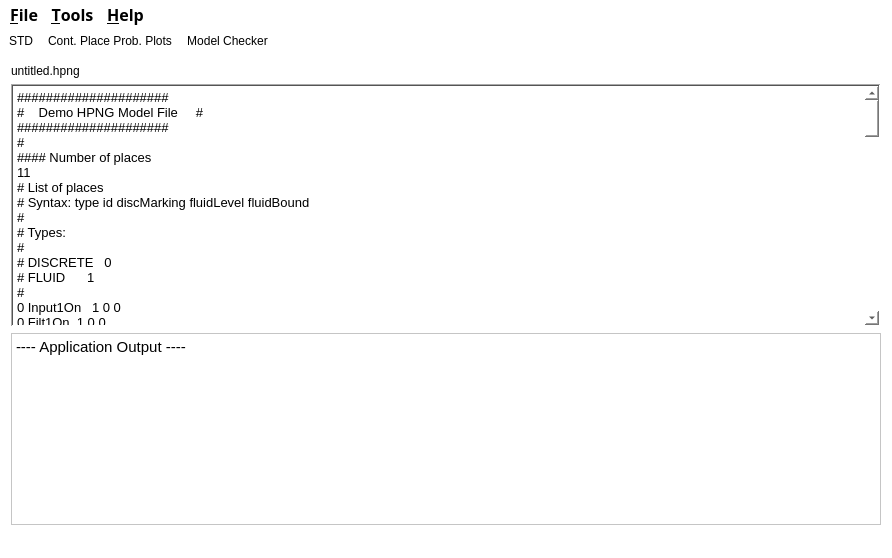
<?xml version="1.0" encoding="UTF-8"?>
<ui version="4.0">
 <class>GUIController</class>
 <widget class="QMainWindow" name="GUIController">
  <property name="windowModality">
   <enum>Qt::WindowModal</enum>
  </property>
  <property name="enabled">
   <bool>true</bool>
  </property>
  <property name="geometry">
   <rect>
    <x>0</x>
    <y>0</y>
    <width>892</width>
    <height>558</height>
   </rect>
  </property>
  <property name="font">
   <font>
    <family>Ubuntu Mono</family>
    <weight>50</weight>
    <italic>false</italic>
    <bold>false</bold>
   </font>
  </property>
  <property name="windowTitle">
   <string>FST</string>
  </property>
  <property name="windowIcon">
   <iconset resource="GUIResources.qrc">
    <normaloff>:/resources/resources/logo.png</normaloff>:/resources/resources/logo.png</iconset>
  </property>
  <property name="autoFillBackground">
   <bool>false</bool>
  </property>
  <property name="styleSheet">
   <string notr="true">background-color: rgb(255, 255, 255);
border-top-color: rgb(217, 217, 217);
selection-color: rgb(161, 161, 161);
border-color: rgb(231, 231, 231);</string>
  </property>
  <property name="dockOptions">
   <set>QMainWindow::AllowTabbedDocks|QMainWindow::AnimatedDocks</set>
  </property>
  <property name="unifiedTitleAndToolBarOnMac">
   <bool>true</bool>
  </property>
  <widget class="QWidget" name="centralWidget">
   <layout class="QGridLayout" name="gridLayout">
    <item row="1" column="0">
     <widget class="QTextEdit" name="modelEditor">
      <property name="sizePolicy">
       <sizepolicy hsizetype="Expanding" vsizetype="Expanding">
        <horstretch>0</horstretch>
        <verstretch>1</verstretch>
       </sizepolicy>
      </property>
      <property name="font">
       <font>
        <family>Ubuntu</family>
        <pointsize>10</pointsize>
        <weight>50</weight>
        <italic>false</italic>
        <bold>false</bold>
       </font>
      </property>
      <property name="frameShape">
       <enum>QFrame::WinPanel</enum>
      </property>
      <property name="frameShadow">
       <enum>QFrame::Sunken</enum>
      </property>
      <property name="lineWidth">
       <number>1</number>
      </property>
      <property name="html">
       <string>&lt;!DOCTYPE HTML PUBLIC &quot;-//W3C//DTD HTML 4.0//EN&quot; &quot;http://www.w3.org/TR/REC-html40/strict.dtd&quot;&gt;
&lt;html&gt;&lt;head&gt;&lt;meta name=&quot;qrichtext&quot; content=&quot;1&quot; /&gt;&lt;style type=&quot;text/css&quot;&gt;
p, li { white-space: pre-wrap; }
&lt;/style&gt;&lt;/head&gt;&lt;body style=&quot; font-family:'Ubuntu'; font-size:10pt; font-weight:400; font-style:normal;&quot;&gt;
&lt;p style=&quot; margin-top:0px; margin-bottom:0px; margin-left:0px; margin-right:0px; -qt-block-indent:0; text-indent:0px;&quot;&gt;#####################&lt;/p&gt;
&lt;p style=&quot; margin-top:0px; margin-bottom:0px; margin-left:0px; margin-right:0px; -qt-block-indent:0; text-indent:0px;&quot;&gt;#    Demo HPNG Model File     #&lt;/p&gt;
&lt;p style=&quot; margin-top:0px; margin-bottom:0px; margin-left:0px; margin-right:0px; -qt-block-indent:0; text-indent:0px;&quot;&gt;#####################&lt;/p&gt;
&lt;p style=&quot; margin-top:0px; margin-bottom:0px; margin-left:0px; margin-right:0px; -qt-block-indent:0; text-indent:0px;&quot;&gt;#&lt;/p&gt;
&lt;p style=&quot; margin-top:0px; margin-bottom:0px; margin-left:0px; margin-right:0px; -qt-block-indent:0; text-indent:0px;&quot;&gt;#### Number of places&lt;/p&gt;
&lt;p style=&quot; margin-top:0px; margin-bottom:0px; margin-left:0px; margin-right:0px; -qt-block-indent:0; text-indent:0px;&quot;&gt;11&lt;/p&gt;
&lt;p style=&quot; margin-top:0px; margin-bottom:0px; margin-left:0px; margin-right:0px; -qt-block-indent:0; text-indent:0px;&quot;&gt;# List of places&lt;/p&gt;
&lt;p style=&quot; margin-top:0px; margin-bottom:0px; margin-left:0px; margin-right:0px; -qt-block-indent:0; text-indent:0px;&quot;&gt;# Syntax: type id discMarking fluidLevel fluidBound&lt;/p&gt;
&lt;p style=&quot; margin-top:0px; margin-bottom:0px; margin-left:0px; margin-right:0px; -qt-block-indent:0; text-indent:0px;&quot;&gt;#&lt;/p&gt;
&lt;p style=&quot; margin-top:0px; margin-bottom:0px; margin-left:0px; margin-right:0px; -qt-block-indent:0; text-indent:0px;&quot;&gt;# Types:&lt;/p&gt;
&lt;p style=&quot; margin-top:0px; margin-bottom:0px; margin-left:0px; margin-right:0px; -qt-block-indent:0; text-indent:0px;&quot;&gt;#&lt;/p&gt;
&lt;p style=&quot; margin-top:0px; margin-bottom:0px; margin-left:0px; margin-right:0px; -qt-block-indent:0; text-indent:0px;&quot;&gt;# DISCRETE   0&lt;/p&gt;
&lt;p style=&quot; margin-top:0px; margin-bottom:0px; margin-left:0px; margin-right:0px; -qt-block-indent:0; text-indent:0px;&quot;&gt;# FLUID      1&lt;/p&gt;
&lt;p style=&quot; margin-top:0px; margin-bottom:0px; margin-left:0px; margin-right:0px; -qt-block-indent:0; text-indent:0px;&quot;&gt;#&lt;/p&gt;
&lt;p style=&quot; margin-top:0px; margin-bottom:0px; margin-left:0px; margin-right:0px; -qt-block-indent:0; text-indent:0px;&quot;&gt;0 Input1On   1 0 0&lt;/p&gt;
&lt;p style=&quot; margin-top:0px; margin-bottom:0px; margin-left:0px; margin-right:0px; -qt-block-indent:0; text-indent:0px;&quot;&gt;0 Filt1On  1 0 0&lt;/p&gt;
&lt;p style=&quot; margin-top:0px; margin-bottom:0px; margin-left:0px; margin-right:0px; -qt-block-indent:0; text-indent:0px;&quot;&gt;0 Stor1On  1 0 0&lt;/p&gt;
&lt;p style=&quot; margin-top:0px; margin-bottom:0px; margin-left:0px; margin-right:0px; -qt-block-indent:0; text-indent:0px;&quot;&gt;0 Off      0 0 0 &lt;/p&gt;
&lt;p style=&quot; margin-top:0px; margin-bottom:0px; margin-left:0px; margin-right:0px; -qt-block-indent:0; text-indent:0px;&quot;&gt;0 time21to6   1 0 0&lt;/p&gt;
&lt;p style=&quot; margin-top:0px; margin-bottom:0px; margin-left:0px; margin-right:0px; -qt-block-indent:0; text-indent:0px;&quot;&gt;0 time6to21   0 0 0&lt;/p&gt;
&lt;p style=&quot; margin-top:0px; margin-bottom:0px; margin-left:0px; margin-right:0px; -qt-block-indent:0; text-indent:0px;&quot;&gt;1 soft1      0 20 20&lt;/p&gt;
&lt;p style=&quot; margin-top:0px; margin-bottom:0px; margin-left:0px; margin-right:0px; -qt-block-indent:0; text-indent:0px;&quot;&gt;1 filt1      0 0 2&lt;/p&gt;
&lt;p style=&quot; margin-top:0px; margin-bottom:0px; margin-left:0px; margin-right:0px; -qt-block-indent:0; text-indent:0px;&quot;&gt;1 filt2      0 0 2&lt;/p&gt;
&lt;p style=&quot; margin-top:0px; margin-bottom:0px; margin-left:0px; margin-right:0px; -qt-block-indent:0; text-indent:0px;&quot;&gt;1 stor2      0 8 8&lt;/p&gt;
&lt;p style=&quot; margin-top:0px; margin-bottom:0px; margin-left:0px; margin-right:0px; -qt-block-indent:0; text-indent:0px;&quot;&gt;0 failonce   1 0 0&lt;/p&gt;
&lt;p style=&quot; margin-top:0px; margin-bottom:0px; margin-left:0px; margin-right:0px; -qt-block-indent:0; text-indent:0px;&quot;&gt;#&lt;/p&gt;
&lt;p style=&quot; margin-top:0px; margin-bottom:0px; margin-left:0px; margin-right:0px; -qt-block-indent:0; text-indent:0px;&quot;&gt;#### Number of transitions&lt;/p&gt;
&lt;p style=&quot; margin-top:0px; margin-bottom:0px; margin-left:0px; margin-right:0px; -qt-block-indent:0; text-indent:0px;&quot;&gt;10&lt;/p&gt;
&lt;p style=&quot; margin-top:0px; margin-bottom:0px; margin-left:0px; margin-right:0px; -qt-block-indent:0; text-indent:0px;&quot;&gt;#&lt;/p&gt;
&lt;p style=&quot; margin-top:0px; margin-bottom:0px; margin-left:0px; margin-right:0px; -qt-block-indent:0; text-indent:0px;&quot;&gt;# List of transitions&lt;/p&gt;
&lt;p style=&quot; margin-top:0px; margin-bottom:0px; margin-left:0px; margin-right:0px; -qt-block-indent:0; text-indent:0px;&quot;&gt;# Syntax: type id discFiringTime weight priority fluidFlowRate genFireRate(EXP)&lt;/p&gt;
&lt;p style=&quot; margin-top:0px; margin-bottom:0px; margin-left:0px; margin-right:0px; -qt-block-indent:0; text-indent:0px;&quot;&gt;#&lt;/p&gt;
&lt;p style=&quot; margin-top:0px; margin-bottom:0px; margin-left:0px; margin-right:0px; -qt-block-indent:0; text-indent:0px;&quot;&gt;# Types:&lt;/p&gt;
&lt;p style=&quot; margin-top:0px; margin-bottom:0px; margin-left:0px; margin-right:0px; -qt-block-indent:0; text-indent:0px;&quot;&gt;#&lt;/p&gt;
&lt;p style=&quot; margin-top:0px; margin-bottom:0px; margin-left:0px; margin-right:0px; -qt-block-indent:0; text-indent:0px;&quot;&gt;# DETERMINISTIC   0&lt;/p&gt;
&lt;p style=&quot; margin-top:0px; margin-bottom:0px; margin-left:0px; margin-right:0px; -qt-block-indent:0; text-indent:0px;&quot;&gt;# IMMEDIATE       1&lt;/p&gt;
&lt;p style=&quot; margin-top:0px; margin-bottom:0px; margin-left:0px; margin-right:0px; -qt-block-indent:0; text-indent:0px;&quot;&gt;# FLUID           2&lt;/p&gt;
&lt;p style=&quot; margin-top:0px; margin-bottom:0px; margin-left:0px; margin-right:0px; -qt-block-indent:0; text-indent:0px;&quot;&gt;# GENERAL         3&lt;/p&gt;
&lt;p style=&quot; margin-top:0px; margin-bottom:0px; margin-left:0px; margin-right:0px; -qt-block-indent:0; text-indent:0px;&quot;&gt;#&lt;/p&gt;
&lt;p style=&quot; margin-top:0px; margin-bottom:0px; margin-left:0px; margin-right:0px; -qt-block-indent:0; text-indent:0px;&quot;&gt;2 input1  0 0 0 2.0 na&lt;/p&gt;
&lt;p style=&quot; margin-top:0px; margin-bottom:0px; margin-left:0px; margin-right:0px; -qt-block-indent:0; text-indent:0px;&quot;&gt;2 pump1a  0 0 0 10.0 na&lt;/p&gt;
&lt;p style=&quot; margin-top:0px; margin-bottom:0px; margin-left:0px; margin-right:0px; -qt-block-indent:0; text-indent:0px;&quot;&gt;2 pump1b  0 0 0 10.0 na&lt;/p&gt;
&lt;p style=&quot; margin-top:0px; margin-bottom:0px; margin-left:0px; margin-right:0px; -qt-block-indent:0; text-indent:0px;&quot;&gt;2 pump1c  0 0 0 1.7 na&lt;/p&gt;
&lt;p style=&quot; margin-top:0px; margin-bottom:0px; margin-left:0px; margin-right:0px; -qt-block-indent:0; text-indent:0px;&quot;&gt;2 demand21to6  0 0 0 1.0 na&lt;/p&gt;
&lt;p style=&quot; margin-top:0px; margin-bottom:0px; margin-left:0px; margin-right:0px; -qt-block-indent:0; text-indent:0px;&quot;&gt;2 demand6to21  0 0 0 2.0 na&lt;/p&gt;
&lt;p style=&quot; margin-top:0px; margin-bottom:0px; margin-left:0px; margin-right:0px; -qt-block-indent:0; text-indent:0px;&quot;&gt;0 failure  3 1 0 0 na&lt;/p&gt;
&lt;p style=&quot; margin-top:0px; margin-bottom:0px; margin-left:0px; margin-right:0px; -qt-block-indent:0; text-indent:0px;&quot;&gt;3 repair   1 1 0 0 exp{10}&lt;/p&gt;
&lt;p style=&quot; margin-top:0px; margin-bottom:0px; margin-left:0px; margin-right:0px; -qt-block-indent:0; text-indent:0px;&quot;&gt;0 at6  9 1 0 0 na&lt;/p&gt;
&lt;p style=&quot; margin-top:0px; margin-bottom:0px; margin-left:0px; margin-right:0px; -qt-block-indent:0; text-indent:0px;&quot;&gt;0 at21 15 1 0 0 na&lt;/p&gt;
&lt;p style=&quot; margin-top:0px; margin-bottom:0px; margin-left:0px; margin-right:0px; -qt-block-indent:0; text-indent:0px;&quot;&gt;#&lt;/p&gt;
&lt;p style=&quot; margin-top:0px; margin-bottom:0px; margin-left:0px; margin-right:0px; -qt-block-indent:0; text-indent:0px;&quot;&gt;#### Number of arcs&lt;/p&gt;
&lt;p style=&quot; margin-top:0px; margin-bottom:0px; margin-left:0px; margin-right:0px; -qt-block-indent:0; text-indent:0px;&quot;&gt;23&lt;/p&gt;
&lt;p style=&quot; margin-top:0px; margin-bottom:0px; margin-left:0px; margin-right:0px; -qt-block-indent:0; text-indent:0px;&quot;&gt;#&lt;/p&gt;
&lt;p style=&quot; margin-top:0px; margin-bottom:0px; margin-left:0px; margin-right:0px; -qt-block-indent:0; text-indent:0px;&quot;&gt;# List of arcs&lt;/p&gt;
&lt;p style=&quot; margin-top:0px; margin-bottom:0px; margin-left:0px; margin-right:0px; -qt-block-indent:0; text-indent:0px;&quot;&gt;# Syntax: type id fromId toId weight share priority&lt;/p&gt;
&lt;p style=&quot; margin-top:0px; margin-bottom:0px; margin-left:0px; margin-right:0px; -qt-block-indent:0; text-indent:0px;&quot;&gt;#&lt;/p&gt;
&lt;p style=&quot; margin-top:0px; margin-bottom:0px; margin-left:0px; margin-right:0px; -qt-block-indent:0; text-indent:0px;&quot;&gt;# Types:&lt;/p&gt;
&lt;p style=&quot; margin-top:0px; margin-bottom:0px; margin-left:0px; margin-right:0px; -qt-block-indent:0; text-indent:0px;&quot;&gt;# DISCRETE_INPUT  0  from a place to a transition&lt;/p&gt;
&lt;p style=&quot; margin-top:0px; margin-bottom:0px; margin-left:0px; margin-right:0px; -qt-block-indent:0; text-indent:0px;&quot;&gt;# DISCRETE_OUTPUT 1  from a transition to a place&lt;/p&gt;
&lt;p style=&quot; margin-top:0px; margin-bottom:0px; margin-left:0px; margin-right:0px; -qt-block-indent:0; text-indent:0px;&quot;&gt;# FLUID_INPUT     2&lt;/p&gt;
&lt;p style=&quot; margin-top:0px; margin-bottom:0px; margin-left:0px; margin-right:0px; -qt-block-indent:0; text-indent:0px;&quot;&gt;# FLUID_OUTPUT    3   from a transition to a fluid place&lt;/p&gt;
&lt;p style=&quot; margin-top:0px; margin-bottom:0px; margin-left:0px; margin-right:0px; -qt-block-indent:0; text-indent:0px;&quot;&gt;# INHIBITOR       4&lt;/p&gt;
&lt;p style=&quot; margin-top:0px; margin-bottom:0px; margin-left:0px; margin-right:0px; -qt-block-indent:0; text-indent:0px;&quot;&gt;# TEST            5   from place to transition&lt;/p&gt;
&lt;p style=&quot; margin-top:0px; margin-bottom:0px; margin-left:0px; margin-right:0px; -qt-block-indent:0; text-indent:0px;&quot;&gt;#&lt;/p&gt;
&lt;p style=&quot; margin-top:0px; margin-bottom:0px; margin-left:0px; margin-right:0px; -qt-block-indent:0; text-indent:0px;&quot;&gt;# Input,test,inhibitor: Place -&amp;gt; Transition,  Output: Transition -&amp;gt; Place&lt;/p&gt;
&lt;p style=&quot; margin-top:0px; margin-bottom:0px; margin-left:0px; margin-right:0px; -qt-block-indent:0; text-indent:0px;&quot;&gt;#&lt;/p&gt;
&lt;p style=&quot; margin-top:0px; margin-bottom:0px; margin-left:0px; margin-right:0px; -qt-block-indent:0; text-indent:0px;&quot;&gt;3 pipe1a input1 soft1  1 1 0&lt;/p&gt;
&lt;p style=&quot; margin-top:0px; margin-bottom:0px; margin-left:0px; margin-right:0px; -qt-block-indent:0; text-indent:0px;&quot;&gt;2 pipe1b soft1  pump1a 1 1 0 &lt;/p&gt;
&lt;p style=&quot; margin-top:0px; margin-bottom:0px; margin-left:0px; margin-right:0px; -qt-block-indent:0; text-indent:0px;&quot;&gt;3 pipe1c pump1a filt1  1 1 0&lt;/p&gt;
&lt;p style=&quot; margin-top:0px; margin-bottom:0px; margin-left:0px; margin-right:0px; -qt-block-indent:0; text-indent:0px;&quot;&gt;2 pipe1d filt1  pump1b 1 1 0&lt;/p&gt;
&lt;p style=&quot; margin-top:0px; margin-bottom:0px; margin-left:0px; margin-right:0px; -qt-block-indent:0; text-indent:0px;&quot;&gt;3 pipe1e pump1b filt2  1 1 0&lt;/p&gt;
&lt;p style=&quot; margin-top:0px; margin-bottom:0px; margin-left:0px; margin-right:0px; -qt-block-indent:0; text-indent:0px;&quot;&gt;2 pipe1f filt2  pump1c 1 1 0&lt;/p&gt;
&lt;p style=&quot; margin-top:0px; margin-bottom:0px; margin-left:0px; margin-right:0px; -qt-block-indent:0; text-indent:0px;&quot;&gt;3 pipe1g pump1c stor2  1 1 0&lt;/p&gt;
&lt;p style=&quot; margin-top:0px; margin-bottom:0px; margin-left:0px; margin-right:0px; -qt-block-indent:0; text-indent:0px;&quot;&gt;2 out21  stor2 demand21to6 1 1 0&lt;/p&gt;
&lt;p style=&quot; margin-top:0px; margin-bottom:0px; margin-left:0px; margin-right:0px; -qt-block-indent:0; text-indent:0px;&quot;&gt;2 out6   stor2 demand6to21 1 1 0&lt;/p&gt;
&lt;p style=&quot; margin-top:0px; margin-bottom:0px; margin-left:0px; margin-right:0px; -qt-block-indent:0; text-indent:0px;&quot;&gt;5 teIn1  Input1On input1 1 1 0&lt;/p&gt;
&lt;p style=&quot; margin-top:0px; margin-bottom:0px; margin-left:0px; margin-right:0px; -qt-block-indent:0; text-indent:0px;&quot;&gt;5 teFi1  Filt1On  pump1a 1 1 0&lt;/p&gt;
&lt;p style=&quot; margin-top:0px; margin-bottom:0px; margin-left:0px; margin-right:0px; -qt-block-indent:0; text-indent:0px;&quot;&gt;5 teSt1  Stor1On  pump1b 1 1 0&lt;/p&gt;
&lt;p style=&quot; margin-top:0px; margin-bottom:0px; margin-left:0px; margin-right:0px; -qt-block-indent:0; text-indent:0px;&quot;&gt;0 in6    time21to6   at6 1 1 0&lt;/p&gt;
&lt;p style=&quot; margin-top:0px; margin-bottom:0px; margin-left:0px; margin-right:0px; -qt-block-indent:0; text-indent:0px;&quot;&gt;0 in21   time6to21 at21 1 1 0&lt;/p&gt;
&lt;p style=&quot; margin-top:0px; margin-bottom:0px; margin-left:0px; margin-right:0px; -qt-block-indent:0; text-indent:0px;&quot;&gt;1 out21b   at6 time6to21 1 1 0&lt;/p&gt;
&lt;p style=&quot; margin-top:0px; margin-bottom:0px; margin-left:0px; margin-right:0px; -qt-block-indent:0; text-indent:0px;&quot;&gt;1 out6b    at21  time21to6  1 1 0&lt;/p&gt;
&lt;p style=&quot; margin-top:0px; margin-bottom:0px; margin-left:0px; margin-right:0px; -qt-block-indent:0; text-indent:0px;&quot;&gt;5 test21to6 time21to6 demand21to6 1 1 0&lt;/p&gt;
&lt;p style=&quot; margin-top:0px; margin-bottom:0px; margin-left:0px; margin-right:0px; -qt-block-indent:0; text-indent:0px;&quot;&gt;5 test6to21 time6to21 demand6to21 1 1 0&lt;/p&gt;
&lt;p style=&quot; margin-top:0px; margin-bottom:0px; margin-left:0px; margin-right:0px; -qt-block-indent:0; text-indent:0px;&quot;&gt;0 inBreak  Input1On failure 1 1 0&lt;/p&gt;
&lt;p style=&quot; margin-top:0px; margin-bottom:0px; margin-left:0px; margin-right:0px; -qt-block-indent:0; text-indent:0px;&quot;&gt;1 outBreak failure Off 1 1 0&lt;/p&gt;
&lt;p style=&quot; margin-top:0px; margin-bottom:0px; margin-left:0px; margin-right:0px; -qt-block-indent:0; text-indent:0px;&quot;&gt;0 inRepair Off repair  1 1 0&lt;/p&gt;
&lt;p style=&quot; margin-top:0px; margin-bottom:0px; margin-left:0px; margin-right:0px; -qt-block-indent:0; text-indent:0px;&quot;&gt;1 outRepair repair Input1On 1 1 0&lt;/p&gt;
&lt;p style=&quot; margin-top:0px; margin-bottom:0px; margin-left:0px; margin-right:0px; -qt-block-indent:0; text-indent:0px;&quot;&gt;0 failoncetest failonce failure 1 1 0&lt;/p&gt;
&lt;p style=&quot; margin-top:0px; margin-bottom:0px; margin-left:0px; margin-right:0px; -qt-block-indent:0; text-indent:0px;&quot;&gt;#&lt;/p&gt;&lt;/body&gt;&lt;/html&gt;</string>
      </property>
     </widget>
    </item>
    <item row="0" column="0">
     <widget class="QLabel" name="modelFileName">
      <property name="layoutDirection">
       <enum>Qt::LeftToRight</enum>
      </property>
      <property name="text">
       <string>untitled.hpng</string>
      </property>
     </widget>
    </item>
    <item row="2" column="0">
     <widget class="QTextEdit" name="outputEditor">
      <property name="readOnly">
       <bool>true</bool>
      </property>
      <property name="html">
       <string>&lt;!DOCTYPE HTML PUBLIC &quot;-//W3C//DTD HTML 4.0//EN&quot; &quot;http://www.w3.org/TR/REC-html40/strict.dtd&quot;&gt;
&lt;html&gt;&lt;head&gt;&lt;meta name=&quot;qrichtext&quot; content=&quot;1&quot; /&gt;&lt;style type=&quot;text/css&quot;&gt;
p, li { white-space: pre-wrap; }
&lt;/style&gt;&lt;/head&gt;&lt;body style=&quot; font-family:'Ubuntu'; font-size:11pt; font-weight:400; font-style:normal;&quot;&gt;
&lt;p style=&quot; margin-top:0px; margin-bottom:0px; margin-left:0px; margin-right:0px; -qt-block-indent:0; text-indent:0px;&quot;&gt;---- Application Output ----&lt;/p&gt;&lt;/body&gt;&lt;/html&gt;</string>
      </property>
     </widget>
    </item>
   </layout>
  </widget>
  <widget class="QMenuBar" name="menuBar">
   <property name="geometry">
    <rect>
     <x>0</x>
     <y>0</y>
     <width>892</width>
     <height>23</height>
    </rect>
   </property>
   <property name="palette">
    <palette>
     <active>
      <colorrole role="Button">
       <brush brushstyle="SolidPattern">
        <color alpha="255">
         <red>255</red>
         <green>255</green>
         <blue>255</blue>
        </color>
       </brush>
      </colorrole>
      <colorrole role="Base">
       <brush brushstyle="SolidPattern">
        <color alpha="255">
         <red>255</red>
         <green>255</green>
         <blue>255</blue>
        </color>
       </brush>
      </colorrole>
      <colorrole role="Window">
       <brush brushstyle="SolidPattern">
        <color alpha="255">
         <red>255</red>
         <green>255</green>
         <blue>255</blue>
        </color>
       </brush>
      </colorrole>
      <colorrole role="HighlightedText">
       <brush brushstyle="SolidPattern">
        <color alpha="255">
         <red>161</red>
         <green>161</green>
         <blue>161</blue>
        </color>
       </brush>
      </colorrole>
     </active>
     <inactive>
      <colorrole role="Button">
       <brush brushstyle="SolidPattern">
        <color alpha="255">
         <red>255</red>
         <green>255</green>
         <blue>255</blue>
        </color>
       </brush>
      </colorrole>
      <colorrole role="Base">
       <brush brushstyle="SolidPattern">
        <color alpha="255">
         <red>255</red>
         <green>255</green>
         <blue>255</blue>
        </color>
       </brush>
      </colorrole>
      <colorrole role="Window">
       <brush brushstyle="SolidPattern">
        <color alpha="255">
         <red>255</red>
         <green>255</green>
         <blue>255</blue>
        </color>
       </brush>
      </colorrole>
      <colorrole role="HighlightedText">
       <brush brushstyle="SolidPattern">
        <color alpha="255">
         <red>161</red>
         <green>161</green>
         <blue>161</blue>
        </color>
       </brush>
      </colorrole>
     </inactive>
     <disabled>
      <colorrole role="Button">
       <brush brushstyle="SolidPattern">
        <color alpha="255">
         <red>255</red>
         <green>255</green>
         <blue>255</blue>
        </color>
       </brush>
      </colorrole>
      <colorrole role="Base">
       <brush brushstyle="SolidPattern">
        <color alpha="255">
         <red>255</red>
         <green>255</green>
         <blue>255</blue>
        </color>
       </brush>
      </colorrole>
      <colorrole role="Window">
       <brush brushstyle="SolidPattern">
        <color alpha="255">
         <red>255</red>
         <green>255</green>
         <blue>255</blue>
        </color>
       </brush>
      </colorrole>
      <colorrole role="HighlightedText">
       <brush brushstyle="SolidPattern">
        <color alpha="255">
         <red>161</red>
         <green>161</green>
         <blue>161</blue>
        </color>
       </brush>
      </colorrole>
     </disabled>
    </palette>
   </property>
   <property name="font">
    <font>
     <family>Ubuntu Mono</family>
     <pointsize>12</pointsize>
     <weight>75</weight>
     <bold>true</bold>
    </font>
   </property>
   <property name="layoutDirection">
    <enum>Qt::LeftToRight</enum>
   </property>
   <property name="autoFillBackground">
    <bool>false</bool>
   </property>
   <property name="styleSheet">
    <string notr="true">QMenuBar::item { background: rgb(255, 255, 255); }</string>
   </property>
   <widget class="QMenu" name="menuHelp">
    <property name="font">
     <font>
      <family>Ubuntu Mono</family>
      <pointsize>12</pointsize>
     </font>
    </property>
    <property name="title">
     <string>&amp;Help</string>
    </property>
    <addaction name="actionInfo"/>
    <addaction name="actionProject_website"/>
   </widget>
   <widget class="QMenu" name="menuFile">
    <property name="palette">
     <palette>
      <active>
       <colorrole role="Button">
        <brush brushstyle="SolidPattern">
         <color alpha="255">
          <red>255</red>
          <green>255</green>
          <blue>255</blue>
         </color>
        </brush>
       </colorrole>
       <colorrole role="Base">
        <brush brushstyle="SolidPattern">
         <color alpha="255">
          <red>255</red>
          <green>255</green>
          <blue>255</blue>
         </color>
        </brush>
       </colorrole>
       <colorrole role="Window">
        <brush brushstyle="SolidPattern">
         <color alpha="255">
          <red>255</red>
          <green>255</green>
          <blue>255</blue>
         </color>
        </brush>
       </colorrole>
       <colorrole role="HighlightedText">
        <brush brushstyle="SolidPattern">
         <color alpha="255">
          <red>161</red>
          <green>161</green>
          <blue>161</blue>
         </color>
        </brush>
       </colorrole>
      </active>
      <inactive>
       <colorrole role="Button">
        <brush brushstyle="SolidPattern">
         <color alpha="255">
          <red>255</red>
          <green>255</green>
          <blue>255</blue>
         </color>
        </brush>
       </colorrole>
       <colorrole role="Base">
        <brush brushstyle="SolidPattern">
         <color alpha="255">
          <red>255</red>
          <green>255</green>
          <blue>255</blue>
         </color>
        </brush>
       </colorrole>
       <colorrole role="Window">
        <brush brushstyle="SolidPattern">
         <color alpha="255">
          <red>255</red>
          <green>255</green>
          <blue>255</blue>
         </color>
        </brush>
       </colorrole>
       <colorrole role="HighlightedText">
        <brush brushstyle="SolidPattern">
         <color alpha="255">
          <red>161</red>
          <green>161</green>
          <blue>161</blue>
         </color>
        </brush>
       </colorrole>
      </inactive>
      <disabled>
       <colorrole role="Button">
        <brush brushstyle="SolidPattern">
         <color alpha="255">
          <red>255</red>
          <green>255</green>
          <blue>255</blue>
         </color>
        </brush>
       </colorrole>
       <colorrole role="Base">
        <brush brushstyle="SolidPattern">
         <color alpha="255">
          <red>255</red>
          <green>255</green>
          <blue>255</blue>
         </color>
        </brush>
       </colorrole>
       <colorrole role="Window">
        <brush brushstyle="SolidPattern">
         <color alpha="255">
          <red>255</red>
          <green>255</green>
          <blue>255</blue>
         </color>
        </brush>
       </colorrole>
       <colorrole role="HighlightedText">
        <brush brushstyle="SolidPattern">
         <color alpha="255">
          <red>161</red>
          <green>161</green>
          <blue>161</blue>
         </color>
        </brush>
       </colorrole>
      </disabled>
     </palette>
    </property>
    <property name="font">
     <font>
      <family>Ubuntu Mono</family>
      <pointsize>12</pointsize>
      <weight>50</weight>
      <bold>false</bold>
     </font>
    </property>
    <property name="styleSheet">
     <string notr="true"/>
    </property>
    <property name="tearOffEnabled">
     <bool>false</bool>
    </property>
    <property name="title">
     <string>&amp;File</string>
    </property>
    <property name="separatorsCollapsible">
     <bool>false</bool>
    </property>
    <widget class="QMenu" name="menuNew">
     <property name="font">
      <font>
       <family>Ubuntu Mono</family>
       <pointsize>12</pointsize>
      </font>
     </property>
     <property name="title">
      <string>&amp;New</string>
     </property>
     <addaction name="newModel"/>
    </widget>
    <widget class="QMenu" name="menuOpen">
     <property name="font">
      <font>
       <family>Ubuntu Mono</family>
       <pointsize>12</pointsize>
      </font>
     </property>
     <property name="title">
      <string>&amp;Open</string>
     </property>
     <addaction name="openModel"/>
    </widget>
    <widget class="QMenu" name="menu_Save">
     <property name="font">
      <font>
       <family>Ubuntu Mono</family>
      </font>
     </property>
     <property name="title">
      <string>&amp;Save</string>
     </property>
     <addaction name="saveModel"/>
    </widget>
    <widget class="QMenu" name="menuSave_As">
     <property name="font">
      <font>
       <family>Ubuntu Mono</family>
      </font>
     </property>
     <property name="title">
      <string>Save &amp;As</string>
     </property>
     <addaction name="saveAsModel"/>
    </widget>
    <widget class="QMenu" name="menuExamples">
     <property name="title">
      <string>Examples</string>
     </property>
     <addaction name="actionWater_Treatment_Facility"/>
    </widget>
    <addaction name="menuNew"/>
    <addaction name="menuOpen"/>
    <addaction name="menuExamples"/>
    <addaction name="separator"/>
    <addaction name="menu_Save"/>
    <addaction name="menuSave_As"/>
    <addaction name="separator"/>
    <addaction name="actionExit"/>
   </widget>
   <widget class="QMenu" name="menuTools">
    <property name="font">
     <font>
      <family>Ubuntu Mono</family>
      <pointsize>12</pointsize>
     </font>
    </property>
    <property name="title">
     <string>&amp;Tools</string>
    </property>
    <widget class="QMenu" name="menuGenerate">
     <property name="title">
      <string>&amp;Generate...</string>
     </property>
     <addaction name="actionSTD"/>
     <addaction name="actionProbability_Distribution"/>
    </widget>
    <addaction name="menuGenerate"/>
    <addaction name="actionModel_Checker"/>
   </widget>
   <addaction name="menuFile"/>
   <addaction name="menuTools"/>
   <addaction name="menuHelp"/>
  </widget>
  <widget class="QStatusBar" name="statusBar"/>
  <widget class="QToolBar" name="toolBar">
   <property name="windowTitle">
    <string>toolBar</string>
   </property>
   <property name="layoutDirection">
    <enum>Qt::LeftToRight</enum>
   </property>
   <property name="autoFillBackground">
    <bool>false</bool>
   </property>
   <property name="movable">
    <bool>false</bool>
   </property>
   <property name="allowedAreas">
    <set>Qt::TopToolBarArea</set>
   </property>
   <property name="iconSize">
    <size>
     <width>42</width>
     <height>42</height>
    </size>
   </property>
   <property name="toolButtonStyle">
    <enum>Qt::ToolButtonTextBesideIcon</enum>
   </property>
   <property name="floatable">
    <bool>false</bool>
   </property>
   <attribute name="toolBarArea">
    <enum>TopToolBarArea</enum>
   </attribute>
   <attribute name="toolBarBreak">
    <bool>false</bool>
   </attribute>
   <addaction name="actionSTD"/>
   <addaction name="actionProbability_Distribution"/>
   <addaction name="actionModel_Checker"/>
  </widget>
  <action name="actionExit">
   <property name="text">
    <string>E&amp;xit</string>
   </property>
  </action>
  <action name="newModel">
   <property name="text">
    <string>&amp;HPnG Model</string>
   </property>
   <property name="statusTip">
    <string>Create a new HPnG model file in the editor</string>
   </property>
   <property name="font">
    <font>
     <family>Ubuntu Mono</family>
     <pointsize>12</pointsize>
    </font>
   </property>
   <property name="shortcut">
    <string>Ctrl+N</string>
   </property>
  </action>
  <action name="openModel">
   <property name="text">
    <string>&amp;HPnG Model</string>
   </property>
   <property name="statusTip">
    <string>Open a HPnG model file in the editor</string>
   </property>
   <property name="font">
    <font>
     <family>Ubuntu Mono</family>
     <pointsize>12</pointsize>
    </font>
   </property>
   <property name="shortcut">
    <string>Ctrl+O</string>
   </property>
  </action>
  <action name="actionRun">
   <property name="text">
    <string>Run...</string>
   </property>
  </action>
  <action name="actionInfo">
   <property name="icon">
    <iconset resource="GUIResources.qrc">
     <normaloff>:/resources/resources/dacs_logo.jpg</normaloff>:/resources/resources/dacs_logo.jpg</iconset>
   </property>
   <property name="text">
    <string>&amp;About</string>
   </property>
   <property name="statusTip">
    <string>Show information the tool</string>
   </property>
   <property name="font">
    <font>
     <family>Ubuntu Mono</family>
     <pointsize>12</pointsize>
    </font>
   </property>
   <property name="iconVisibleInMenu">
    <bool>true</bool>
   </property>
  </action>
  <action name="actionProject_website">
   <property name="text">
    <string>&amp;Project Website</string>
   </property>
   <property name="statusTip">
    <string>Go to the project website</string>
   </property>
  </action>
  <action name="saveModel">
   <property name="text">
    <string>&amp;HPnG Model</string>
   </property>
   <property name="statusTip">
    <string>Save the HPnG model file</string>
   </property>
   <property name="font">
    <font>
     <family>Ubuntu Mono</family>
     <pointsize>12</pointsize>
    </font>
   </property>
   <property name="shortcut">
    <string>Ctrl+S</string>
   </property>
  </action>
  <action name="saveAsModel">
   <property name="text">
    <string>&amp;HPnG Model</string>
   </property>
   <property name="statusTip">
    <string>Save a HPnG model file in a specific location</string>
   </property>
   <property name="font">
    <font>
     <family>Ubuntu Mono</family>
     <pointsize>12</pointsize>
    </font>
   </property>
  </action>
  <action name="actionTest">
   <property name="text">
    <string>Test</string>
   </property>
  </action>
  <action name="actionWater_Treatment_Facility">
   <property name="text">
    <string>Water Treatment Facility</string>
   </property>
   <property name="font">
    <font>
     <family>Ubuntu Mono</family>
     <pointsize>12</pointsize>
    </font>
   </property>
  </action>
  <action name="actionDiscrete_Place">
   <property name="text">
    <string>Discrete Place</string>
   </property>
  </action>
  <action name="actionFluid_Place">
   <property name="text">
    <string>Fluid Place</string>
   </property>
  </action>
  <action name="actionDeterministic_Transition">
   <property name="text">
    <string>Deterministic Transition</string>
   </property>
  </action>
  <action name="actionImmediate_Transition">
   <property name="text">
    <string>Immediate Transition</string>
   </property>
  </action>
  <action name="actionFluid_Transition">
   <property name="text">
    <string>Fluid Transition</string>
   </property>
  </action>
  <action name="actionGeneral_Transition">
   <property name="text">
    <string>General Transition</string>
   </property>
  </action>
  <action name="actionDiscrete_Arc">
   <property name="text">
    <string>Discrete Arc</string>
   </property>
  </action>
  <action name="actionFluid_Arc">
   <property name="text">
    <string>Fluid Arc</string>
   </property>
  </action>
  <action name="actionInhibitor_Arc">
   <property name="text">
    <string>Inhibitor Arc</string>
   </property>
  </action>
  <action name="actionTest_Arc">
   <property name="text">
    <string>Test Arc</string>
   </property>
  </action>
  <action name="actionSTD">
   <property name="icon">
    <iconset resource="GUIResources.qrc">
     <normaloff>:/resources/resources/introduction1.png</normaloff>:/resources/resources/introduction1.png</iconset>
   </property>
   <property name="text">
    <string>&amp;STD...</string>
   </property>
   <property name="font">
    <font/>
   </property>
   <property name="iconVisibleInMenu">
    <bool>true</bool>
   </property>
  </action>
  <action name="actionProbability_Distribution">
   <property name="icon">
    <iconset resource="GUIResources.qrc">
     <normaloff>:/resources/resources/introduction3.png</normaloff>:/resources/resources/introduction3.png</iconset>
   </property>
   <property name="text">
    <string>&amp;Cont. Place Prob. Plots...</string>
   </property>
   <property name="toolTip">
    <string>Cont. Prob. Plots...</string>
   </property>
   <property name="font">
    <font/>
   </property>
   <property name="iconVisibleInMenu">
    <bool>true</bool>
   </property>
  </action>
  <action name="actionModel_Checker">
   <property name="enabled">
    <bool>true</bool>
   </property>
   <property name="icon">
    <iconset resource="GUIResources.qrc">
     <normaloff>:/resources/resources/introduction4.png</normaloff>:/resources/resources/introduction4.png</iconset>
   </property>
   <property name="text">
    <string>&amp;Model Checker...</string>
   </property>
   <property name="iconVisibleInMenu">
    <bool>true</bool>
   </property>
  </action>
  <action name="actionFormula_Prob_Plots">
   <property name="enabled">
    <bool>false</bool>
   </property>
   <property name="icon">
    <iconset resource="GUIResources.qrc">
     <normaloff>:/resources/resources/introduction2.png</normaloff>:/resources/resources/introduction2.png</iconset>
   </property>
   <property name="text">
    <string>&amp;Formula Prob. Plots...</string>
   </property>
   <property name="iconVisibleInMenu">
    <bool>true</bool>
   </property>
  </action>
 </widget>
 <layoutdefault spacing="6" margin="11"/>
 <resources>
  <include location="GUIResources.qrc"/>
 </resources>
 <connections>
  <connection>
   <sender>openModel</sender>
   <signal>triggered()</signal>
   <receiver>GUIController</receiver>
   <slot>modelOpen()</slot>
   <hints>
    <hint type="sourcelabel">
     <x>-1</x>
     <y>-1</y>
    </hint>
    <hint type="destinationlabel">
     <x>312</x>
     <y>179</y>
    </hint>
   </hints>
  </connection>
  <connection>
   <sender>newModel</sender>
   <signal>triggered()</signal>
   <receiver>GUIController</receiver>
   <slot>modelNew()</slot>
   <hints>
    <hint type="sourcelabel">
     <x>-1</x>
     <y>-1</y>
    </hint>
    <hint type="destinationlabel">
     <x>312</x>
     <y>179</y>
    </hint>
   </hints>
  </connection>
  <connection>
   <sender>actionExit</sender>
   <signal>triggered()</signal>
   <receiver>GUIController</receiver>
   <slot>close()</slot>
   <hints>
    <hint type="sourcelabel">
     <x>-1</x>
     <y>-1</y>
    </hint>
    <hint type="destinationlabel">
     <x>312</x>
     <y>179</y>
    </hint>
   </hints>
  </connection>
  <connection>
   <sender>actionInfo</sender>
   <signal>triggered()</signal>
   <receiver>GUIController</receiver>
   <slot>about()</slot>
   <hints>
    <hint type="sourcelabel">
     <x>-1</x>
     <y>-1</y>
    </hint>
    <hint type="destinationlabel">
     <x>312</x>
     <y>179</y>
    </hint>
   </hints>
  </connection>
  <connection>
   <sender>saveModel</sender>
   <signal>triggered()</signal>
   <receiver>GUIController</receiver>
   <slot>modelSave()</slot>
   <hints>
    <hint type="sourcelabel">
     <x>-1</x>
     <y>-1</y>
    </hint>
    <hint type="destinationlabel">
     <x>312</x>
     <y>179</y>
    </hint>
   </hints>
  </connection>
  <connection>
   <sender>saveAsModel</sender>
   <signal>triggered()</signal>
   <receiver>GUIController</receiver>
   <slot>modelSaveAs()</slot>
   <hints>
    <hint type="sourcelabel">
     <x>-1</x>
     <y>-1</y>
    </hint>
    <hint type="destinationlabel">
     <x>312</x>
     <y>179</y>
    </hint>
   </hints>
  </connection>
  <connection>
   <sender>actionProject_website</sender>
   <signal>triggered()</signal>
   <receiver>GUIController</receiver>
   <slot>openProjectWebsite()</slot>
   <hints>
    <hint type="sourcelabel">
     <x>-1</x>
     <y>-1</y>
    </hint>
    <hint type="destinationlabel">
     <x>312</x>
     <y>179</y>
    </hint>
   </hints>
  </connection>
  <connection>
   <sender>modelEditor</sender>
   <signal>textChanged()</signal>
   <receiver>GUIController</receiver>
   <slot>modelModified()</slot>
   <hints>
    <hint type="sourcelabel">
     <x>312</x>
     <y>205</y>
    </hint>
    <hint type="destinationlabel">
     <x>312</x>
     <y>179</y>
    </hint>
   </hints>
  </connection>
  <connection>
   <sender>actionSTD</sender>
   <signal>triggered()</signal>
   <receiver>GUIController</receiver>
   <slot>generateSTD()</slot>
   <hints>
    <hint type="sourcelabel">
     <x>-1</x>
     <y>-1</y>
    </hint>
    <hint type="destinationlabel">
     <x>445</x>
     <y>278</y>
    </hint>
   </hints>
  </connection>
  <connection>
   <sender>actionProbability_Distribution</sender>
   <signal>triggered()</signal>
   <receiver>GUIController</receiver>
   <slot>generateProbFunc()</slot>
   <hints>
    <hint type="sourcelabel">
     <x>-1</x>
     <y>-1</y>
    </hint>
    <hint type="destinationlabel">
     <x>445</x>
     <y>278</y>
    </hint>
   </hints>
  </connection>
  <connection>
   <sender>actionModel_Checker</sender>
   <signal>triggered()</signal>
   <receiver>GUIController</receiver>
   <slot>modelCheck()</slot>
   <hints>
    <hint type="sourcelabel">
     <x>-1</x>
     <y>-1</y>
    </hint>
    <hint type="destinationlabel">
     <x>445</x>
     <y>278</y>
    </hint>
   </hints>
  </connection>
 </connections>
 <slots>
  <slot>about()</slot>
  <slot>modelNew()</slot>
  <slot>specNew()</slot>
  <slot>modelOpen()</slot>
  <slot>specOpen()</slot>
  <slot>modelSave()</slot>
  <slot>specSave()</slot>
  <slot>modelSaveAs()</slot>
  <slot>specSaveAs()</slot>
  <slot>modelModified()</slot>
  <slot>specModified()</slot>
  <slot>openProjectWebsite()</slot>
  <slot>generateSTD()</slot>
  <slot>generateProbFunc()</slot>
  <slot>modelCheck()</slot>
  <slot>tempModelCheck()</slot>
 </slots>
</ui>
